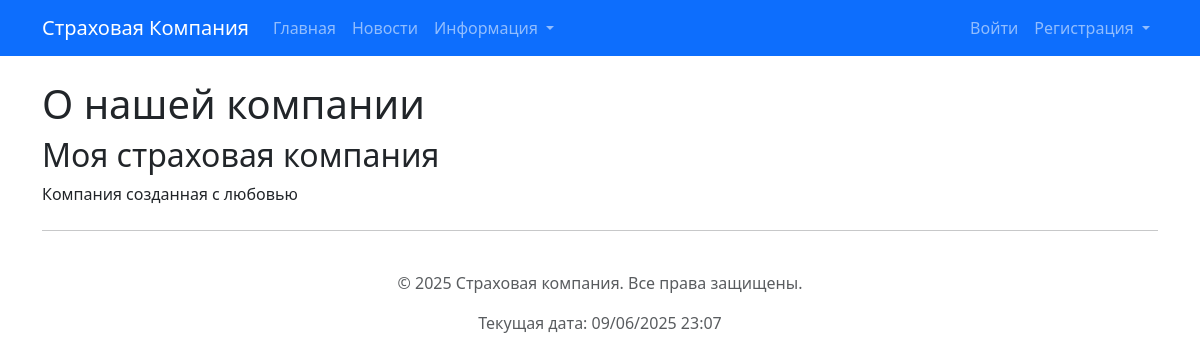
The page /about/ on the database its author committed.
### insurance_app/models.py (models this page shows, shortened)
class CompanyInfoSection(models.Model):
    title = models.CharField(max_length=200, verbose_name="Заголовок раздела")
    content = models.TextField(verbose_name="Содержание")
    class Meta:
        verbose_name = "Раздел 'О компании'"
        verbose_name_plural = "Разделы 'О компании'"

### insurance_app/views.py (the view)
# urls.py: path('about/', views.company_info_page, name='company_info'),
def company_info_page(request):
    sections = CompanyInfoSection.objects.all().order_by('id') # Добавим сортировку для предсказуемости
    context = {
        'sections': sections,
        'page_title': 'О нашей компании'
    }
    return render(request, 'insurance_app/company_info.html', context)

### insurance_app/templates/insurance_app/company_info.html (shortened to what this page needs)
{% extends 'base.html' %}
{% block content %}
    <h1>{{ page_title|default:"О компании" }}</h1>
    {% if sections %}
        {% for section in sections %}
            <section class="company-section">
                <h2>{{ section.title }}</h2>
                <div>{{ section.content|linebreaksbr }}</div>
            </section>
        {% endfor %}
    {% else %}
        <p>Информация о компании в данный момент не заполнена. Пожалуйста, зайдите позже.</p>
    {% endif %}
{% endblock %}

### rows shown on the page
CompanyInfoSection: title "Моя страховая компания", content "Компания созданная с любовью"

### other values the page prints
{{ page_title|default:"О компании" }} "О нашей компании"
